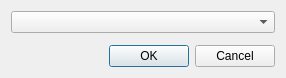
<?xml version="1.0" encoding="UTF-8"?>
<ui version="4.0">
 <class>PostSolutionSelectDialog</class>
 <widget class="QDialog" name="PostSolutionSelectDialog">
  <property name="geometry">
   <rect>
    <x>0</x>
    <y>0</y>
    <width>286</width>
    <height>78</height>
   </rect>
  </property>
  <property name="windowTitle">
   <string>Select Target Result</string>
  </property>
  <layout class="QVBoxLayout" name="verticalLayout">
   <item>
    <widget class="QComboBox" name="solutionComboBox"/>
   </item>
   <item>
    <spacer name="verticalSpacer">
     <property name="orientation">
      <enum>Qt::Vertical</enum>
     </property>
     <property name="sizeHint" stdset="0">
      <size>
       <width>20</width>
       <height>2</height>
      </size>
     </property>
    </spacer>
   </item>
   <item>
    <widget class="QDialogButtonBox" name="buttonBox">
     <property name="orientation">
      <enum>Qt::Horizontal</enum>
     </property>
     <property name="standardButtons">
      <set>QDialogButtonBox::Cancel|QDialogButtonBox::Ok</set>
     </property>
    </widget>
   </item>
  </layout>
 </widget>
 <resources/>
 <connections>
  <connection>
   <sender>buttonBox</sender>
   <signal>accepted()</signal>
   <receiver>PostSolutionSelectDialog</receiver>
   <slot>accept()</slot>
   <hints>
    <hint type="sourcelabel">
     <x>248</x>
     <y>254</y>
    </hint>
    <hint type="destinationlabel">
     <x>157</x>
     <y>274</y>
    </hint>
   </hints>
  </connection>
  <connection>
   <sender>buttonBox</sender>
   <signal>rejected()</signal>
   <receiver>PostSolutionSelectDialog</receiver>
   <slot>reject()</slot>
   <hints>
    <hint type="sourcelabel">
     <x>316</x>
     <y>260</y>
    </hint>
    <hint type="destinationlabel">
     <x>286</x>
     <y>274</y>
    </hint>
   </hints>
  </connection>
 </connections>
</ui>
